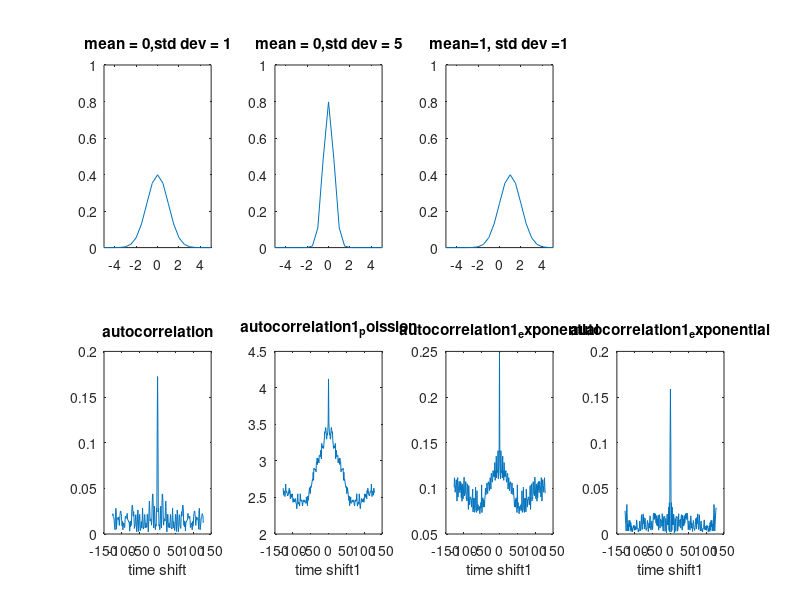

Here is the MATLAB script that generated this plot:
clear
clearvars
####First part visualizes effects of changing mean and standard deviation on Gaussian PDFs.
x = -5:0.5:5;
y = normpdf(x,0,1)
subplot(2,4,1)
plot(x,y)
axis([-5 5 0 1])
title('mean = 0,std dev = 1')
##x = -5:0.5:5;
y = normpdf(x,0,0.5)
subplot(2,4,2)
plot(x,y)
axis([-5 5 0 1])
title('mean = 0,std dev = 5')
x =-5:0.5:5;
y = normpdf(x,1,1)
subplot(2,4,3)
plot(x,y)
axis([-5 5 0 1])
title('mean=1, std dev =1')

##Second part generates random Gaussian signal, computes its PSD and autocorrelation, and plots them.

y = normrnd(0,1,1,200)
#y1 = exprnd(1,1,200)
#y2 = poissrnd(5,1,200)
#y3 = randn(1,200)
Gy = periodogram(y)
Ry = abs(ifft(Gy,256));
Ry = [Ry(130:256)' Ry(1:129)']
t = -127:1:128
##subplot(1,1,1)
##plot(Gy)
##xlabel('frequencysamples')
##title('PSD')
subplot(2,4,5)
plot(t,Ry)
xlabel('time shift')
title('autocorrelation')
##y1 = exprnd(1,1,200)
y1 = poissrnd(5,1,200)
Gy1 = periodogram(y1)
Ry1 = abs(ifft(Gy1,256));
Ry1 = [Ry1(130:256)' Ry1(1:129)']
t = -127:1:128
##subplot(2,4,6)
##plot(Gy)
##xlabel('frequencysamples')
##title('PSD')
subplot(2,4,6)
plot(t,Ry1)
xlabel('time shift1')
title('autocorrelation1_poission')

y2 = exprnd(1,1,200)
##y1 = poissrnd(5,1,200)
Gy2 = periodogram(y2)
Ry2 = abs(ifft(Gy2,256));
Ry2 = [Ry2(130:256)' Ry2(1:129)']
t = -127:1:128
##subplot(2,4,8)
##plot(Gy)
##xlabel('frequencysamples')
##title('PSD')
subplot(2,4,7)
plot(t,Ry2)
xlabel('time shift1')
title('autocorrelation1_exponential')

y3 = randn(1,200)
##y1 = poissrnd(5,1,200)
Gy3 = periodogram(y3)
Ry3 = abs(ifft(Gy3,256));
Ry3 = [Ry3(130:256)' Ry3(1:129)']
t = -127:1:128
##subplot(1,1,1)
##plot(Gy)
##xlabel('frequencysamples')
##title('PSD')
subplot(2,4,8)
plot(t,Ry3)
xlabel('time shift1')
title('autocorrelation1_exponential')
